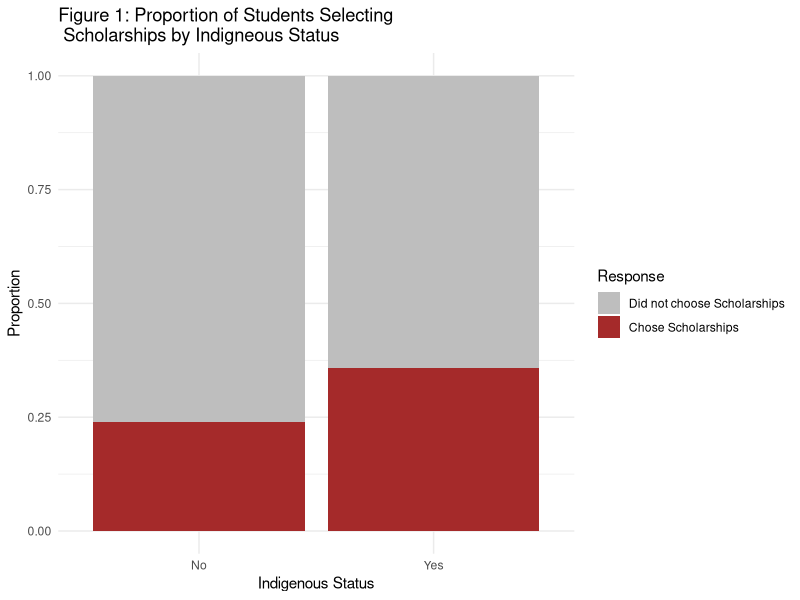
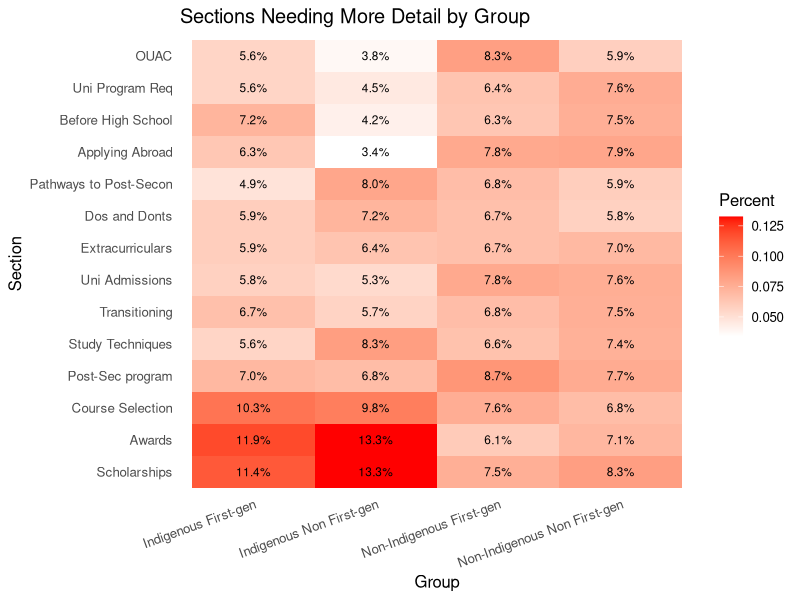

Write the R code that produced these figures, in order.
## ---- chunk 1

# Required libraries
library(tidyverse)
library(dplyr)
library(tidyr)
library(ggplot2)
library(scales)

# Set seed
set.seed(921)

# Sampling responses to Q1 - What grade are you in?
# grades are randomly sampled
survey_grades <- c("9", "10", "11", "12")
grade <- sample(x=survey_grades, size=1000,replace=TRUE)



# Sampling responses to Q2 - Do you wish to self-identify as an Aboriginal person in Canada such as First Nation, Métis or Inuit?
survey_is_indigenous <- c("Yes", "No")
is_indigenous <- sample(x=survey_is_indigenous, size=1000, replace=TRUE, c(0.25, 0.75))


# Samling responses for Q5 - What did you think of length of the STEMBuddies Handbook?
# Randomly sampled
length_opts <- c("Too lengthy", "Moderate", "Too short")
handbook_length <- sample(x=length_opts, size = 1000, replace = TRUE)


# Building data frame with the demographic questions (Q1, Q2, Q5)
survey_response <- data.frame(grade, is_indigenous, handbook_length)


# Counting number of Indigenous and Non-Indigenous students based on the survey responses
num_indige <- sum(survey_response$is_indigenous== "Yes")
num_nonindige <- sum(survey_response$is_indigenous == "No")


# Assessing how many indigenous and nonindigenous students are also first gen uni students
indige_first_gen    <- c("Yes", "No", "Prefer not to say")
nonindige_first_gen <- c("Yes", "No", "Prefer not to say")


# Indigenous students have higher percentage of first gen uni students according to the lit review
indige_sample <- sample(indige_first_gen, size = num_indige, replace=TRUE, prob = c(0.80, 0.15, 0.05))

nonindige_sample <- sample(nonindige_first_gen, size = num_nonindige, replace=TRUE, prob = c(0.40, 0.55, 0.05))


# Options for Plans after high school
post_plans <- c("University", "College", "Apprenticeship", "Workforce", "Not sure")


survey_response <- survey_response %>%
  group_by(is_indigenous) %>%
  mutate(
    is_first_gen = if (first(is_indigenous) == "Yes") { # Higher first gen uni student population in Indigenous group
      sample(c("Yes","No","Prefer not to say"), n(), TRUE, c(0.65, 0.20, 0.15))
    } else { # Relatively lower first gen uni student population in Indigenous group
      sample(c("Yes","No","Prefer not to say"), n(), TRUE, c(0.40, 0.50, 0.10))
    },
    post_plan = if (first(is_indigenous) == "Yes") {     # Indigenous students answered 20% University, 15% College, 10% Apprenticeship, 30% Workforce and 30% Not sure
      sample(post_plans, n(), TRUE, c(0.20, 0.10, 0.10, 0.30, 0.30))
    } else { 
      # Non Indigenous students answered 35% University, 20% College, 20% Apprenticeship, 15% Workforce and 10% Not sure
      sample(post_plans, n(), TRUE, c(0.35, 0.20, 0.20, 0.15, 0.10))
    }
  )


# Options from the question "Which section did you find most helpful"
helpful_sections <- c("Before High School", "Transitioning", "Study Techniques", "Pathways to Post-Secon", "Course Selection", "Extracurriculars", "Awards", "Uni Program Req", "OUAC", "Uni Admissions", "Post-Sec program", "Dos and Donts", "Scholarships", "Applying Abroad")


# Options from the question "Which part of the Handbook do you think needs more detail/was not comprehensive enough?"
more_detail <- c("Before High School", "Transitioning", "Study Techniques", "Pathways to Post-Secon", "Course Selection", "Extracurriculars", "Awards", "Uni Program Req", "OUAC", "Uni Admissions", "Post-Sec program", "Dos and Donts", "Scholarships", "Applying Abroad")



K <- length(helpful_sections)

p_non_helpful <- rep(1/K, K)
w_ind_helpful <- c(
  0.027, # Before High School
  0.027, # Transitioning
  0.027, # Study Techniques
  0.027, # Pathways to Post-Secon
  0.027, # Course Selection
  0.027, # Extracurriculars
  0.027, # Awards
  0.20,  # Uni Program Req (TOP 3)
  0.20,  # OUAC (TOP 3)
  0.027, # Uni Admissions
  0.25,  # Post-Sec program (TOP 3)
  0.027, # Dos and Donts
  0.027, # Scholarships
  0.027 # Applying Abroad
)
p_ind_helpful <- w_ind_helpful / sum(w_ind_helpful)

pick3_vec <- function(opts, prob) sample(opts, 3, replace = FALSE, prob = prob)

n <- nrow(survey_response)
survey_response$helpful1 <- NA_character_
survey_response$helpful2 <- NA_character_
survey_response$helpful3 <- NA_character_

for (i in seq_len(n)) {
  if (survey_response$is_indigenous[i] == "Yes") {
    picks <- pick3_vec(helpful_sections, p_ind_helpful)
  } else {
    picks <- pick3_vec(helpful_sections, p_non_helpful)
  }
  survey_response$helpful1[i] <- picks[1]
  survey_response$helpful2[i] <- picks[2]
  survey_response$helpful3[i] <- picks[3]
}


K <- length(more_detail)


# Non-Indigenous group has uniform probabilties
p_non_detail <- rep(1/K, K)

# Indigenous probabilities 
w_more_detail <- c(
  0.036, # Before High School
  0.036, # Transitioning
  0.036, # Study Techniques
  0.036, # Pathways to Post-Secon
  0.070, # Course Selection (TOP 3)
  0.036, # Extracurriculars
  0.070, # Awards (TOP 3)
  0.036, # Uni Program Req
  0.036, # OUAC
  0.036, # Uni Admissions
  0.036, # Post-Sec program
  0.036, # Dos and Donts
  0.073, # Scholarships (TOP 3)
  0.036  # Applying Abroad
)
p_ind_detail <- w_more_detail / sum(w_more_detail)


pick3_vec <- function(opts, prob) sample(opts, 3, replace = FALSE, prob = prob)

# allocate new columns
n <- nrow(survey_response)
survey_response$needs_detail1 <- NA_character_
survey_response$needs_detail2 <- NA_character_
survey_response$needs_detail3 <- NA_character_

# fill row by row
for (i in seq_len(n)) {
  if (survey_response$is_indigenous[i] == "Yes") {
    picks <- pick3_vec(more_detail, p_ind_detail)
  } else {
    picks <- pick3_vec(more_detail, p_non_detail)
  }
  survey_response$needs_detail1[i] <- picks[1]
  survey_response$needs_detail2[i] <- picks[2]
  survey_response$needs_detail3[i] <- picks[3]
}


# Q1 (optional): "Based on your previous response, could you briefly explain what was lacking...?"
q1_opts <- c("Blank", "Indigenous scholarship", "mentorship", "bursaries", "financial aid", "other")

# Probabilities by group
q1_prob_indig <- c(0.40, 0.20, 0.10, 0.10, 0.15, 0.05)  # more "Indigenous scholarship", some blanks
q1_prob_non   <- c(0.35, 0.05, 0.15, 0.15, 0.25, 0.05)  # fewer "Indigenous scholarship", more "financial aid"

# Q2 (mandatory): "Was there anything missing from the handbook...?"
q2_opts <- c("Indigenous scholarship", "mentorship", "summer camp", "bursaries", "financial aid", "other")

q2_prob_indig <- c(0.30, 0.15, 0.10, 0.20, 0.20, 0.05)
q2_prob_non   <- c(0.10, 0.20, 0.15, 0.20, 0.30, 0.05)

survey_response <- survey_response %>%
  group_by(is_indigenous) %>%
  mutate(
    # Q1: optional (can be Blank)
    lacking_keyword = if (first(is_indigenous) == "Yes") {
      sample(q1_opts, size = n(), replace = TRUE, prob = q1_prob_indig)
    } else {
      sample(q1_opts, size = n(), replace = TRUE, prob = q1_prob_non)
    },
    # Q2: mandatory keyword
    missing_more_keyword = if (first(is_indigenous) == "Yes") {
      sample(q2_opts, size = n(), replace = TRUE, prob = q2_prob_indig)
    } else {
      sample(q2_opts, size = n(), replace = TRUE, prob = q2_prob_non)
    }
  ) 

## ---- chunk 2
# Example cleaning step:
survey_response <- survey_response %>%
  mutate(chose_scholarship = ifelse(
    needs_detail1 == "Scholarships" | 
    needs_detail2 == "Scholarships" | 
    needs_detail3 == "Scholarships", 1, 0
  ))

## ---- chunk 3
ggplot(survey_response, aes(x = is_indigenous, fill = factor(chose_scholarship))) + geom_bar(position= "fill") + scale_fill_manual(values = c("grey", "brown"), labels = c("Did not choose Scholarships", "Chose Scholarships"), name = "Response") + 
  theme_minimal() +
  labs(x = "Indigenous Status",
       y = "Proportion",
       title = "Figure 1: Proportion of Students Selecting \n Scholarships by Indigneous Status")

## ---- chunk 4

# Create a table 
survey_response <- survey_response %>%
  mutate(chose_scholarship = ifelse(
    needs_detail1 == "Scholarships" |
    needs_detail2 == "Scholarships" |
    needs_detail3 == "Scholarships", 1, 0))

scholarship_tab <- table(
  Indigenous = survey_response$is_indigenous,
  Chose_Scholarship = survey_response$chose_scholarship
)
# Chose_Scholarship = 0 indicates No, 1 indicates Yes
## ---- chunk 5



n1 <- sum(survey_response$is_indigenous == "Yes")  # Indigenous students
n2 <- sum(survey_response$is_indigenous == "No")   # Non-Indigenous students
x1 <- sum(survey_response$chose_scholarship[survey_response$is_indigenous == "Yes"]) 
x2 <- sum(survey_response$chose_scholarship[survey_response$is_indigenous == "No"])  


phat1= x1 / n1
phat2= x2 / n2


Zstar <- (phat1 - phat2) / sqrt( phat1*(1 - phat1)/n1 + phat2*(1 - phat2)/n2 )

pval <- (1 - pnorm(abs(Zstar))) * 2
## ---- chunk 6
x1 <- 98   # Indigenous-identifying students who chose Scholarships
n1 <- 273  # Total Indigenous
x2 <- 174  # Non-Indigenous-identifying students who chose Scholarships
n2 <- 727  # Total Non-Indigenous

phat1 <- x1 / n1
phat2 <- x2 / n2

# (phat1 - phat2)

# Standard error
SE <- sqrt((phat1 * (1 - phat1) / n1) + (phat2 * (1 - phat2) / n2))

# Critical value for 95% CI
z <- 1.96

# Confidence interval
CI_low  <- (phat1 - phat2) - z * SE
CI_high <- (phat1 - phat2) + z * SE

## ---- chunk 7
glimpse(survey_response)
## ---- chunk 8

library(dplyr)
library(tidyr)
library(ggplot2)
library(scales)


survey_response <- survey_response %>%
  dplyr::ungroup() %>% 
  mutate(
    group = case_when(
      is_indigenous == "Yes" & is_first_gen == "Yes" ~ "Indigenous First-gen",
      is_indigenous == "Yes" & is_first_gen != "Yes" ~ "Indigenous Non First-gen",
      is_indigenous == "No"  & is_first_gen == "Yes" ~ "Non-Indigenous First-gen",
      is_indigenous == "No"  & is_first_gen != "Yes" ~ "Non-Indigenous Non First-gen"
    )
  )


detail_long <- survey_response %>%
  select(group, needs_detail1, needs_detail2, needs_detail3) %>%
  pivot_longer(
    cols = starts_with("needs_detail"),
    names_to = "rank",
    values_to = "section"
  )

detail_pct <- detail_long %>%
  count(group, section) %>%
  group_by(group) %>%
  mutate(pct = n / sum(n)) %>%
  ungroup()


detail_pct <- detail_pct %>%
  complete(group, section, fill = list(n = 0, pct = 0))

section_order <- detail_pct %>%
  group_by(section) %>%
  summarise(avg_pct = mean(pct), .groups = "drop") %>%
  arrange(desc(avg_pct)) %>%
  pull(section)

detail_pct <- detail_pct %>%
  mutate(section = factor(section, levels = section_order))

# Heatmap
ggplot(detail_pct, aes(x = group, y = section, fill = pct)) +
  geom_tile(color = NA) +           
  geom_text(aes(label = percent(pct, accuracy = 0.1)), size = 3) +
  scale_fill_gradient(low = "white", high = "red") +
  labs(
    title = "Sections Needing More Detail by Group",
    x = "Group",
    y = "Section",
    fill = "Percent"
  ) +
  theme_minimal(base_size = 12) +
  theme(
    axis.text.x = element_text(angle = 20, hjust = 1),
    panel.grid = element_blank()
  )
